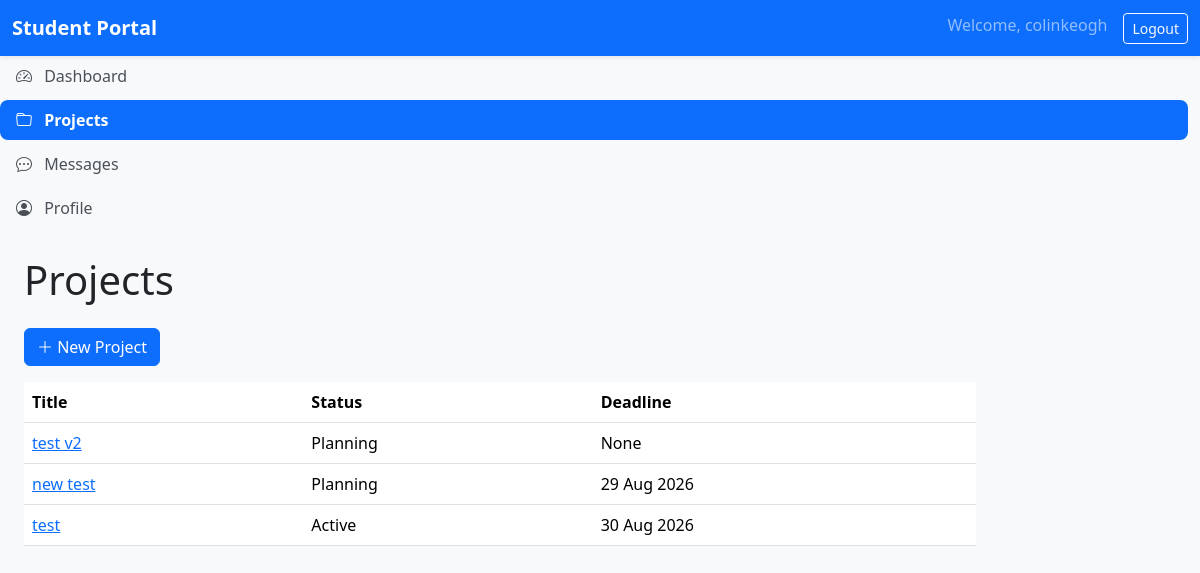
The page /projects/ (signed in) on the database as committed earlier.
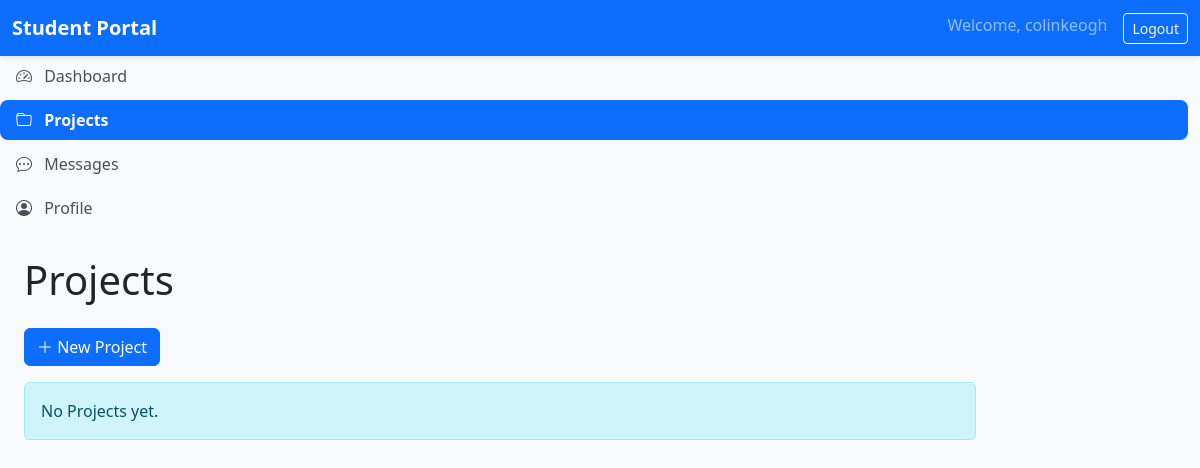
The same page on the database as committed later.
### projects/models.py (models this page shows, shortened)
class Project(models.Model):
    class Status(models.TextChoices):
        PLANNING = 'PL', "Planning"
        ACTIVE = "AC", "Active"
        COMPLETED = "CO", "Completed"
    title = models.CharField(max_length=200)
    description = models.TextField(
        blank=True
    )
    owner = models.ForeignKey(
        settings.AUTH_USER_MODEL,
        on_delete=models.CASCADE,
        related_name="owned_projects",
    )
    status = models.CharField(
        max_length=2,
        choices=Status.choices,
        default=Status.PLANNING,
    )
    deadline = models.DateField(
        null=True,
        blank=True,
    )
    created_at = models.DateTimeField(
        auto_now_add=True,
    )
    class Meta:
        ordering = ["-created_at"]

### projects/views.py (the view)
# urls.py: path("", views.project_list, name="list"),
@login_required
def project_list(request):
    projects = Project.objects.filter(
        owner=request.user,
    )
    return render(
        request,
        "projects/project_list.html",
        {
            "projects": projects,
        },
    )

### projects/templates/projects/project_list.html (shortened to what this page needs)
{% extends "base.html" %}
{% block content %}
<h1 class="mb-4">
    Projects
</h1>
<div class="mb-3">
    <a href="{% url 'projects:create' %}"
       class="btn btn-primary">
        <i class="bi bi-plus-lg"></i>
        New Project
    </a>
</div>
{% if projects %}
<table class="table table-hover">
    <thead>
        <tr>
            <th>Title</th>
            <th>Status</th>
            <th>Deadline</th>
        </tr>
    </thead>
    <tbody>
        {% for project in projects %}
        <tr>
            <td>
                <a href="{% url 'projects:detail' project.pk %}">
                    {{ project.title }}
                </a>
            </td>
            <td>{{ project.get_status_display }}</td>
            <td>{{ project.deadline }}</td>
        </tr>
        {% endfor %}
    </tbody>
</table>
{% else %}
<div class="alert alert-info">
    No Projects yet.
</div>
{% endif %}
{% endblock %}

Rows that differ between the two databases and show on the page:
removed Project: title "test v2", status "Planning", deadline "None"
removed Project: title "new test", status "Planning", deadline "29 Aug 2026"
removed Project: title "test", status "Active", deadline "30 Aug 2026"
Other text that changed with them:
text no longer shown: "Title Status Deadline"
text now shown: "No Projects yet."
